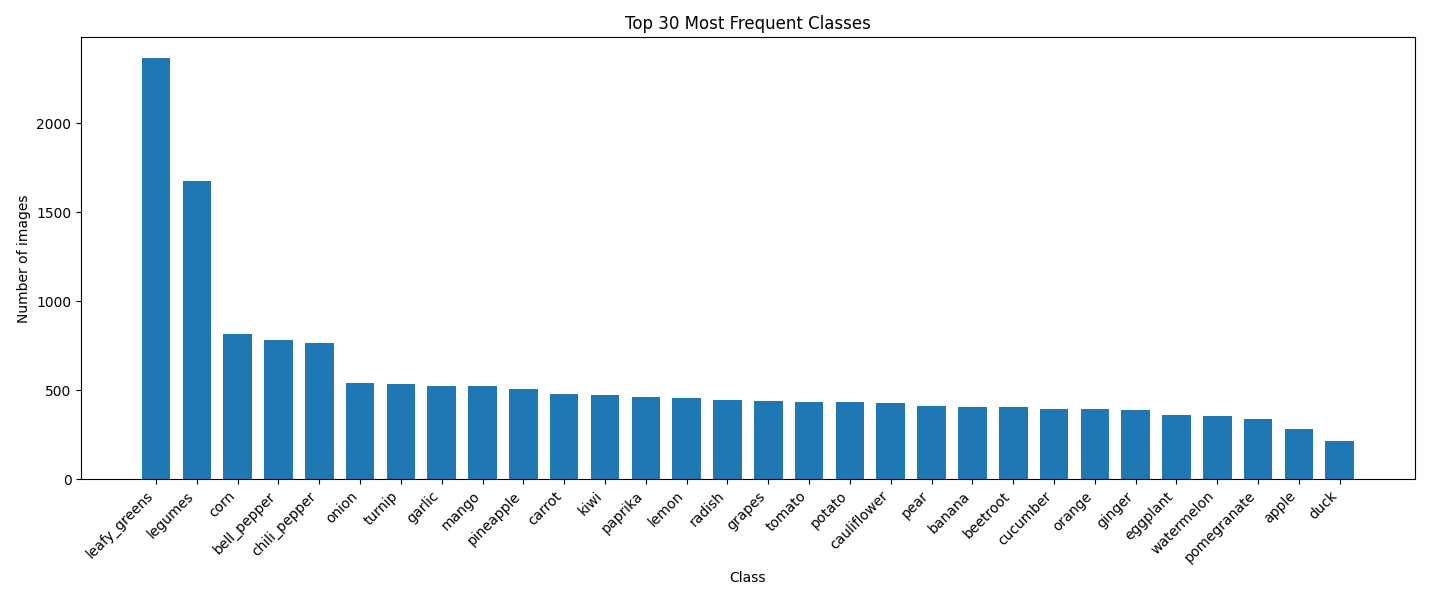

Reproduce this figure in Python.
import os
import yaml
from collections import defaultdict
import matplotlib.pyplot as plt
import numpy as np

DATA_YAML = "data3.yaml"
DATASET_ROOT = "dataset_v3"
SPLITS = ["train", "valid", "test"]


def load_yaml(path):
    with open(path, "r", encoding="utf-8") as f:
        return yaml.safe_load(f)


def main():
    data = load_yaml(DATA_YAML)
    names = data["names"]          # {id: class_name}
    id_to_name = {int(k): v for k, v in names.items()}

    class_count = defaultdict(int)

    # ---- count images containing each class
    for split in SPLITS:
        label_dir = os.path.join(DATASET_ROOT, split, "labels")
        if not os.path.exists(label_dir):
            continue

        for fname in os.listdir(label_dir):
            if not fname.endswith(".txt"):
                continue

            seen = set()   # reset for each image

            with open(os.path.join(label_dir, fname), "r") as f:
                for line in f:
                    parts = line.strip().split()
                    if not parts:
                        continue

                    cls_id = int(parts[0])

                    if cls_id not in seen:
                        class_count[cls_id] += 1
                        seen.add(cls_id)

    # ---- prepare data for plot
    class_ids = sorted(id_to_name.keys())
    class_names = [id_to_name[i] for i in class_ids]
    items = sorted(class_count.items(), key=lambda x: x[1], reverse=True)

    TOP_K = 30
    top_items = items[:TOP_K]

    labels = [id_to_name[k] for k, _ in top_items]
    values = [v for _, v in top_items]

    x = np.arange(len(labels))

    plt.figure(figsize=(14, 6))
    plt.bar(x, values, width=0.7)
    plt.xticks(x, labels, rotation=45, ha="right")
    plt.xlabel("Class")
    plt.ylabel("Number of images")
    plt.title(f"Top {TOP_K} Most Frequent Classes")
    plt.tight_layout()
    plt.show()


if __name__ == "__main__":
    main()
